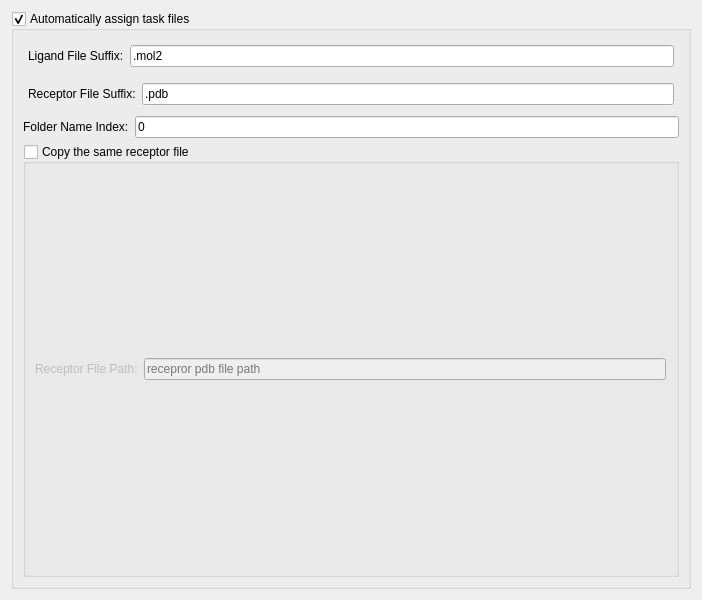
                  <widget class="QWidget" name="Config_Move_File">
                   <property name="geometry">
                    <rect>
                     <x>0</x>
                     <y>0</y>
                     <width>702</width>
                     <height>600</height>
                    </rect>
                   </property>
                   <attribute name="label">
                    <string>Distribute task files</string>
                   </attribute>
                   <layout class="QVBoxLayout" name="verticalLayout_8">
                    <item>
                     <widget class="QGroupBox" name="Auto_Move_File">
                      <property name="enabled">
                       <bool>true</bool>
                      </property>
                      <property name="autoFillBackground">
                       <bool>true</bool>
                      </property>
                      <property name="title">
                       <string>Automatically assign task files</string>
                      </property>
                      <property name="checkable">
                       <bool>true</bool>
                      </property>
                      <property name="checked">
                       <bool>true</bool>
                      </property>
                      <layout class="QVBoxLayout" name="verticalLayout_9">
                       <item>
                        <layout class="QHBoxLayout" name="horizontalLayout_5">
                         <property name="leftMargin">
                          <number>5</number>
                         </property>
                         <property name="topMargin">
                          <number>5</number>
                         </property>
                         <property name="rightMargin">
                          <number>5</number>
                         </property>
                         <property name="bottomMargin">
                          <number>5</number>
                         </property>
                         <item>
                          <widget class="QLabel" name="Ligand_endswith_label">
                           <property name="text">
                            <string>Ligand File Suffix:</string>
                           </property>
                          </widget>
                         </item>
                         <item>
                          <widget class="QLineEdit" name="Ligand_endswith">
                           <property name="enabled">
                            <bool>true</bool>
                           </property>
                           <property name="inputMask">
                            <string/>
                           </property>
                           <property name="text">
                            <string>.mol2</string>
                           </property>
                           <property name="dragEnabled">
                            <bool>true</bool>
                           </property>
                           <property name="placeholderText">
                            <string>.mol2</string>
                           </property>
                          </widget>
                         </item>
                        </layout>
                       </item>
                       <item>
                        <layout class="QHBoxLayout" name="horizontalLayout_6">
                         <property name="leftMargin">
                          <number>5</number>
                         </property>
                         <property name="topMargin">
                          <number>5</number>
                         </property>
                         <property name="rightMargin">
                          <number>5</number>
                         </property>
                         <property name="bottomMargin">
                          <number>5</number>
                         </property>
                         <item>
                          <widget class="QLabel" name="protein_endswith_label">
                           <property name="text">
                            <string>Receptor File Suffix:</string>
                           </property>
                          </widget>
                         </item>
                         <item>
                          <widget class="QLineEdit" name="protein_endswith">
                           <property name="enabled">
                            <bool>true</bool>
                           </property>
                           <property name="inputMask">
                            <string/>
                           </property>
                           <property name="text">
                            <string>.pdb</string>
                           </property>
                           <property name="dragEnabled">
                            <bool>true</bool>
                           </property>
                           <property name="readOnly">
                            <bool>false</bool>
                           </property>
                           <property name="placeholderText">
                            <string>.pdb</string>
                           </property>
                           <property name="clearButtonEnabled">
                            <bool>false</bool>
                           </property>
                          </widget>
                         </item>
                        </layout>
                       </item>
                       <item>
                        <layout class="QHBoxLayout" name="horizontalLayout_38">
                         <item>
                          <widget class="QLabel" name="folder_name_index_label">
                           <property name="text">
                            <string>Folder Name Index:</string>
                           </property>
                          </widget>
                         </item>
                         <item>
                          <widget class="QLineEdit" name="folder_name_index">
                           <property name="text">
                            <string>0</string>
                           </property>
                          </widget>
                         </item>
                        </layout>
                       </item>
                       <item>
                        <widget class="QGroupBox" name="Copy_receptor">
                         <property name="title">
                          <string>Copy the same receptor file</string>
                         </property>
                         <property name="checkable">
                          <bool>true</bool>
                         </property>
                         <property name="checked">
                          <bool>false</bool>
                         </property>
                         <layout class="QVBoxLayout" name="verticalLayout_11">
                          <item>
                           <layout class="QHBoxLayout" name="horizontalLayout_7">
                            <property name="rightMargin">
                             <number>1</number>
                            </property>
                            <item>
                             <widget class="QLabel" name="receptor_file_path_label">
                              <property name="text">
                               <string>Receptor File Path:</string>
                              </property>
                             </widget>
                            </item>
                            <item>
                             <widget class="QLineEdit" name="receptor_file_path">
                              <property name="enabled">
                               <bool>false</bool>
                              </property>
                              <property name="dragEnabled">
                               <bool>true</bool>
                              </property>
                              <property name="placeholderText">
                               <string>recepror pdb file path</string>
                              </property>
                             </widget>
                            </item>
                           </layout>
                          </item>
                         </layout>
                        </widget>
                       </item>
                      </layout>
                     </widget>
                    </item>
                   </layout>
                  </widget>
